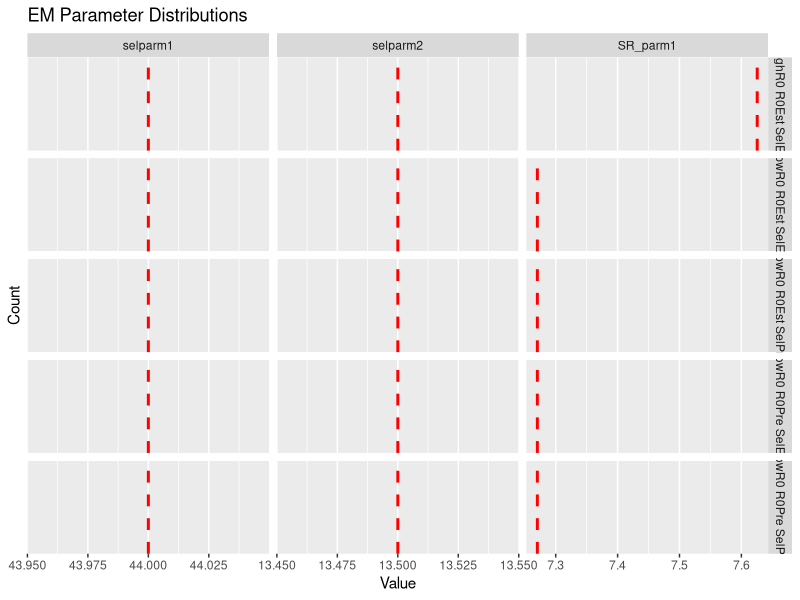

Write R code to recreate this figure.
library(tidyverse)

# Get param stuff from Stock_Synthesis ####
Scenario <- c("HighR0", "LowR0")
R0Status <- c("R0Est", "R0Pre")
SelStatus <- c("SelEst", "SelPre")
# Sim is going to be unique per Scenario

Results <- as.data.frame(matrix(nrow=0, ncol=7))
colnames(Results) <- c("Scenario", "R0Status", "SelStatus", "Sim", "SR_parm1", "selparm1", "selparm2")

## LowR0 EstR EstSel ####
Dirn <- "E:/Program_Files/msys64/home/Kristin/ratpack/ratpackmse/data/Stock_Synthesis"
Scen <- Scenario[2]
R0_status <- R0Status[1]
Sel_status <- SelStatus[1]

subdirs <- list.dirs(Dirn, full.names = TRUE, recursive = TRUE)

for (subdir in subdirs) {
  ss_par_path <- file.path(subdir, "ss.par")
  
  if (file.exists(ss_par_path)) {
    ss_par <- read_lines(ss_par_path)
    
    tempSim <- as.numeric(str_extract(subdir, "(?<=sim_)[0-9]+(?=_)"))
    SR_parm1 <- as.numeric(ss_par[which(ss_par=="# SR_parm[1]:")+1])
    selparm1 <- as.numeric(ss_par[which(ss_par=="# selparm[1]:")+1])
    selparm2 <- as.numeric(ss_par[which(ss_par=="# selparm[2]:")+1])
    
    rindex <- (nrow(Results)+1)
    Results[rindex, "Scenario"] <- Scen
    Results[rindex, "R0Status"] <- R0_status
    Results[rindex, "SelStatus"] <- Sel_status
    Results[rindex, "Sim"] <- tempSim
    Results[rindex, "SR_parm1"] <- SR_parm1
    Results[rindex, "selparm1"] <- selparm1
    Results[rindex, "selparm2"] <- selparm2
    
  }
}

Results_L <- Results %>%
  pivot_longer(cols = c(SR_parm1, selparm1, selparm2), 
               names_to = "parameter", 
               values_to = "value") %>%
  mutate(parameter = factor(parameter)) %>%
  mutate(R0Status = factor(R0Status)) %>%
  mutate(SelStatus = factor(SelStatus)) %>%
  mutate(ParStatus = paste(Scenario, R0Status, SelStatus, sep = " ")) %>%
  mutate(ParStatus = factor(ParStatus))

vline_data <- data.frame(
  parameter = rep(c("SR_parm1", "selparm1", "selparm2"), times=5),
  ParStatus = rep(c("LowR0 R0Est SelEst",  "LowR0 R0Est SelPre",
                    "LowR0 R0Pre SelEst",  "LowR0 R0Pre SelPre",  "HighR0 R0Est SelEst"), 
                  each=3),
  x_value = c(rep(c(7.270313, 44, 13.5), times=4), c(7.625595, 44, 13.5)) 
)

ggplot(data=Results_L, mapping=aes(x=value)) +
  geom_histogram() +  
  geom_vline(data = vline_data, aes(xintercept = x_value), 
             color = "red", linetype = "dashed", size = 1) +
  facet_grid(scales = "free",
             rows=vars(ParStatus), cols=vars(parameter), space="fixed") +
  labs(title = "EM Parameter Distributions", x = "Value", y = "Count")

